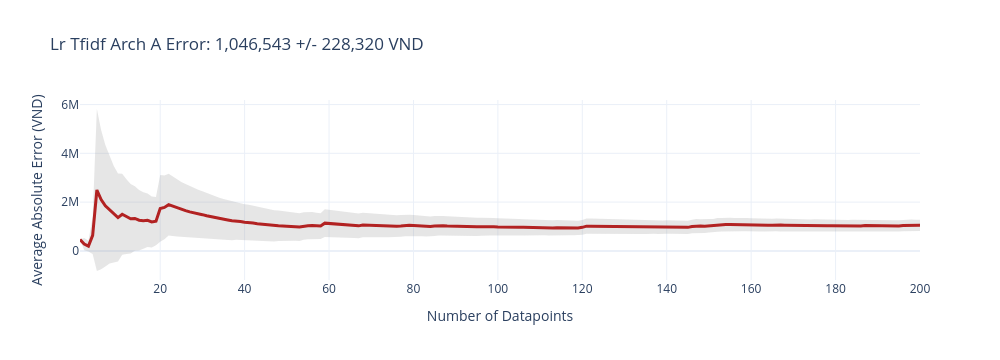
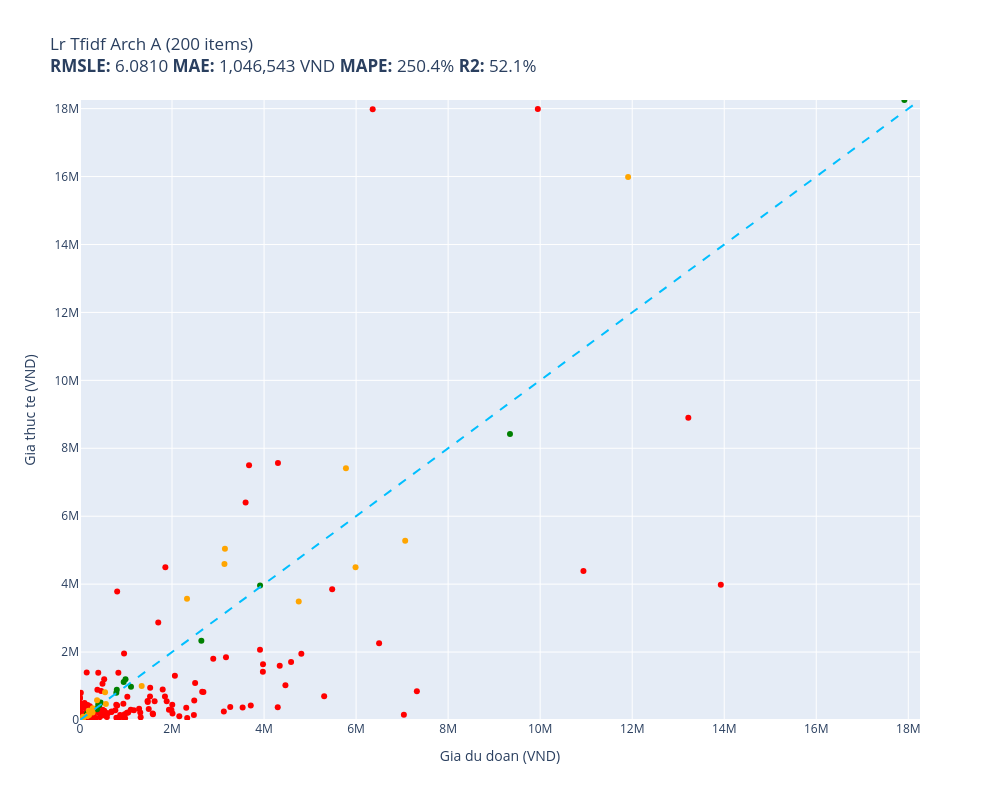

Write notebook code for charts like these, in order.
### Code cell
t0 = time.time()
lr_model_a = LinearRegression()
lr_model_a.fit(X_train_a, prices)
print(f"LR A training: {time.time() - t0:.1f}s")

def lr_tfidf_arch_a(item):
    x = vectorizer_a.transform([item.summary])
    return max(lr_model_a.predict(x)[0], 0)

results_lr_a = evaluate(lr_tfidf_arch_a, test)

### Figure 1 — Plotly figure (JSON) as saved in the notebook; plotly's stock layout.template omitted (floating-point values rounded to 4 significant figures; data arrays with more than 128 entries replaced by an {"elided": "..."} marker saying what was removed)
{"data": [{"fill": "toself", "fillcolor": "rgba(128,128,128,0.2)", "hoverinfo": "skip", "line": {"color": "rgba(255,255,255,0)"}, "name": "95% CI", "showlegend": false, "type": "scatter", "x": {"elided": "400 int values"}, "y": {"elided": "400 float values"}}, {"customdata": {"elided": "200x1 float values"}, "hovertemplate": "n=%{x}<br>Avg Error=%{y:,.0f} VND<br>+/-95% CI=%{customdata[0]:,.0f} VND<extra></extra>", "line": {"color": "firebrick", "width": 3}, "mode": "lines", "name": "Cumulative Avg Error", "type": "scatter", "x": {"elided": "200 int values"}, "y": {"elided": "200 float values"}}], "layout": {"height": 360, "showlegend": false, "title": {"text": "Lr Tfidf Arch A Error: 1,046,543 +/- 228,320 VND"}, "width": 1000, "xaxis": {"title": {"text": "Number of Datapoints"}}, "yaxis": {"title": {"text": "Average Absolute Error (VND)"}}}}

### Figure 2 — Plotly figure (JSON) as saved in the notebook; plotly's stock layout.template omitted (floating-point values rounded to 4 significant figures; data arrays with more than 128 entries replaced by an {"elided": "..."} marker saying what was removed)
{"data": [{"customdata": {"elided": "164x1 str values"}, "hovertemplate": "%{customdata[0]}<extra></extra>", "legendgroup": "red", "marker": {"color": "red", "size": 6, "symbol": "circle"}, "mode": "markers", "name": "red", "orientation": "v", "showlegend": true, "type": "scatter", "x": {"elided": "164 float values"}, "xaxis": "x", "y": {"elided": "164 int values"}, "yaxis": "y"}, {"customdata": [["Sạc Tương Thích Cho Laptop Hp Pavilion 1...\nDu doan: 360,775 VND\nThuc te: 341,000 VND"], ["Quần Kaki nam Khatoco Q2M578R1-CNRE598-2...\nDu doan: 418,560 VND\nThuc te: 433,500 VND"], ["MÁY SIẾT BULONG 1050W DCK KPB30 - HÀNG C...\nDu doan: 3,913,259 VND\nThuc te: 3,960,000 VND"], ["Kính mát nam Mắt vuông chống nắng uv thờ...\nDu doan: 144,087 VND\nThuc te: 140,000 VND"], ["Máy rửa chén bát độc lập Bosch 14 bộ SMS...\nDu doan: 17,913,934 VND\nThuc te: 18,254,000 VND"], ["Phần mềm thiết kế iSolid 3D phiên bản ti...\nDu doan: 799,710 VND\nThuc te: 894,000 VND"], ["Sữa bột Enfagrow A+ Neuropro 4 1.7kg với...\nDu doan: 1,107,982 VND\nThuc te: 979,000 VND"], ["Pin dùng cho Laptop Acer One 725 - Hàng ...\nDu doan: 448,285 VND\nThuc te: 516,465 VND"], ["MÁY THỔI HƠI NÓNG (2000W) (50 - 650 ° C)...\nDu doan: 2,636,989 VND\nThuc te: 2,331,504 VND"], ["Giày sandal nữ Crocs Baya Platform - 208...\nDu doan: 949,000 VND\nThuc te: 1,116,000 VND"], ["Ghế sofa thông minh chỉnh điện xoay 360 ...\nDu doan: 9,343,993 VND\nThuc te: 8,420,000 VND"], ["Ốp Lưng Nillkin Super Frosted Shield Pro...\nDu doan: 156,704 VND\nThuc te: 190,000 VND"], ["[Hàng Chính Hãng] Loa SoundMax A180/2...\nDu doan: 396,364 VND\nThuc te: 455,000 VND"], ["Sạc Tương Thích Cho Laptop MSI GS75 STEA...\nDu doan: 989,020 VND\nThuc te: 1,200,000 VND"], ["Gối Tựa Lưng Massage Túi Khí Kéo Dãn,Tíc...\nDu doan: 370,919 VND\nThuc te: 319,000 VND"], ["Khóa Đồng 75 CS Series ABUS (60mm)\nDu doan: 789,529 VND\nThuc te: 799,000 VND"]], "hovertemplate": "%{customdata[0]}<extra></extra>", "legendgroup": "green", "marker": {"color": "green", "size": 6, "symbol": "circle"}, "mode": "markers", "name": "green", "orientation": "v", "showlegend": true, "type": "scatter", "x": [360800.0, 418600.0, 3913000.0, 144100.0, 17910000.0, 799700.0, 1108000.0, 448300.0, 2637000.0, 949000.0, 9344000.0, 156700.0, 396400.0, 989000.0, 370900.0, 789500.0], "xaxis": "x", "y": [341000, 433500, 3960000, 140000, 18254000, 894000, 979000, 516465, 2331504, 1116000, 8420000, 190000, 455000, 1200000, 319000, 799000], "yaxis": "y"}, {"customdata": [["Balo TOMTOC X-PAC Techpack For Ultrabook...\nDu doan: 3,139,264 VND\nThuc te: 4,590,000 VND"], ["Cân Bàn Điện Tử A12E - Mặt Bàn Cân 600X8...\nDu doan: 5,988,011 VND\nThuc te: 4,500,000 VND"], ["Miếng Dán Dẻo PPF Mặt Lưng, Mặt Trước Dà...\nDu doan: 167,081 VND\nThuc te: 130,000 VND"], ["KHĂN CHOÀNG CASHMERE CAO CẤP CAS34\nDu doan: 272,651 VND\nThuc te: 223,000 VND"], ["Thú nhồi bông rồng sữa vô tri êm mịn - S...\nDu doan: 544,111 VND\nThuc te: 815,000 VND"], ["Màn hình LCD MSI G255F (24.5inch/FHD/IPS...\nDu doan: 4,753,259 VND\nThuc te: 3,490,000 VND"], ["MÁY KHOAN VẶN VÍT DÙNG PIN 18V (36N.M/62...\nDu doan: 5,779,033 VND\nThuc te: 7,411,824 VND"], ["Giày Sandal (Xăng Đan) dép quai hậu big ...\nDu doan: 370,610 VND\nThuc te: 580,000 VND"], ["Đèn tia UV dùng cho công nghiệp Terino D...\nDu doan: 2,325,394 VND\nThuc te: 3,570,000 VND"], ["Miếng Lót Chuột MousePad Trải Bàn Nitend...\nDu doan: 155,919 VND\nThuc te: 119,000 VND"], ["Chân váy công sở dáng đuôi cá, Lưng cao,...\nDu doan: 276,751 VND\nThuc te: 349,000 VND"], ["Máy Hút Mùi Faster FS 3388C2-90B. Hàng C...\nDu doan: 7,066,765 VND\nThuc te: 5,280,000 VND"], ["Khăn lụa choàng cổ 02\nDu doan: 196,073 VND\nThuc te: 149,000 VND"], ["BẾP ĐIỆN TỪ CANZY CZ 907GIM - HÀNG CHÍNH...\nDu doan: 11,910,918 VND\nThuc te: 15,985,000 VND"], ["Máy Xay Sinh Tố BlueStone BLB-5328 1.5 L...\nDu doan: 1,340,057 VND\nThuc te: 999,000 VND"], ["THANH XỐP RUY BĂNG CUỐN TÓC KHÔNG NHIỆT ...\nDu doan: 66,390 VND\nThuc te: 96,000 VND"], ["Bàn Phím dùng cho Laptop ACER Extensa 25...\nDu doan: 192,720 VND\nThuc te: 271,170 VND"], ["Ốp lưng dành cho Samsung M20 Chim Lửa N...\nDu doan: 68,653 VND\nThuc te: 55,000 VND"], ["MÁY ĐÁNH BÓNG KHÔNG CHỔI THAN DÙNG PIN 2...\nDu doan: 3,149,454 VND\nThuc te: 5,040,000 VND"], ["Kính râm nam Solex chữ H Mắt kính thủy t...\nDu doan: 562,877 VND\nThuc te: 469,000 VND"]], "hovertemplate": "%{customdata[0]}<extra></extra>", "legendgroup": "orange", "marker": {"color": "orange", "size": 6, "symbol": "circle"}, "mode": "markers", "name": "orange", "orientation": "v", "showlegend": true, "type": "scatter", "x": [3139000.0, 5988000.0, 167100.0, 272700.0, 544100.0, 4753000.0, 5779000.0, 370600.0, 2325000.0, 155900.0, 276800.0, 7067000.0, 196100.0, 11910000.0, 1340000.0, 66390.0, 192700.0, 68650.0, 3149000.0, 562900.0], "xaxis": "x", "y": [4590000, 4500000, 130000, 223000, 815000, 3490000, 7411824, 580000, 3570000, 119000, 349000, 5280000, 149000, 15985000, 999000, 96000, 271170, 55000, 5040000, 469000], "yaxis": "y"}, {"hoverinfo": "skip", "line": {"color": "deepskyblue", "dash": "dash", "width": 2}, "mode": "lines", "name": "y = x", "showlegend": false, "type": "scatter", "x": [0, 18254000], "y": [0, 18254000]}], "layout": {"height": 800, "legend": {"title": {"text": "color"}, "tracegroupgap": 0}, "showlegend": false, "title": {"text": "Lr Tfidf Arch A (200 items)<br><b>RMSLE:</b> 6.0810 <b>MAE:</b> 1,046,543 VND <b>MAPE:</b> 250.4% <b>R2:</b> 52.1%"}, "width": 1000, "xaxis": {"anchor": "y", "domain": [0, 1], "range": [0, 18254000], "title": {"text": "Gia du doan (VND)"}}, "yaxis": {"anchor": "x", "domain": [0, 1], "range": [0, 18254000], "title": {"text": "Gia thuc te (VND)"}}}}
